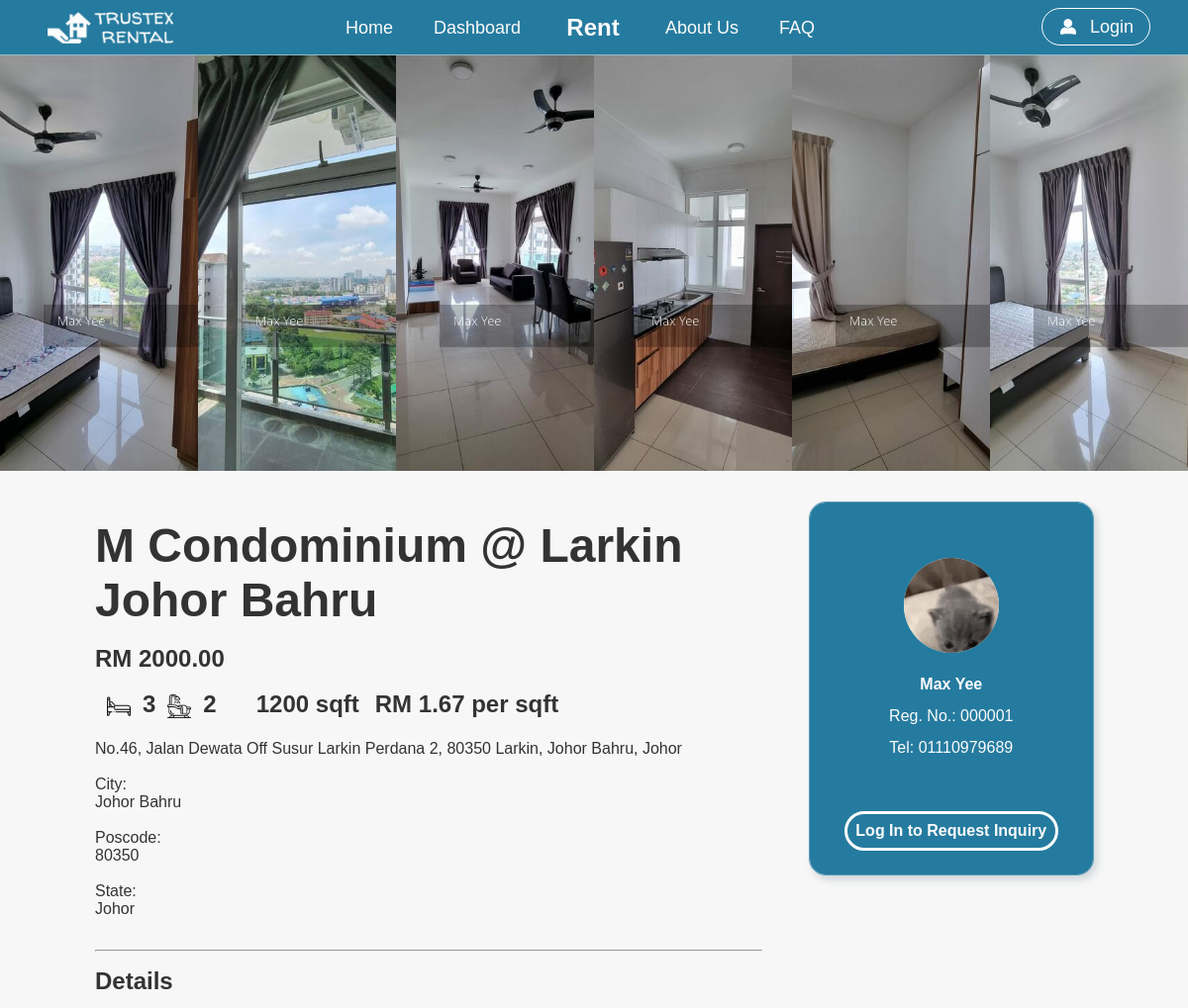
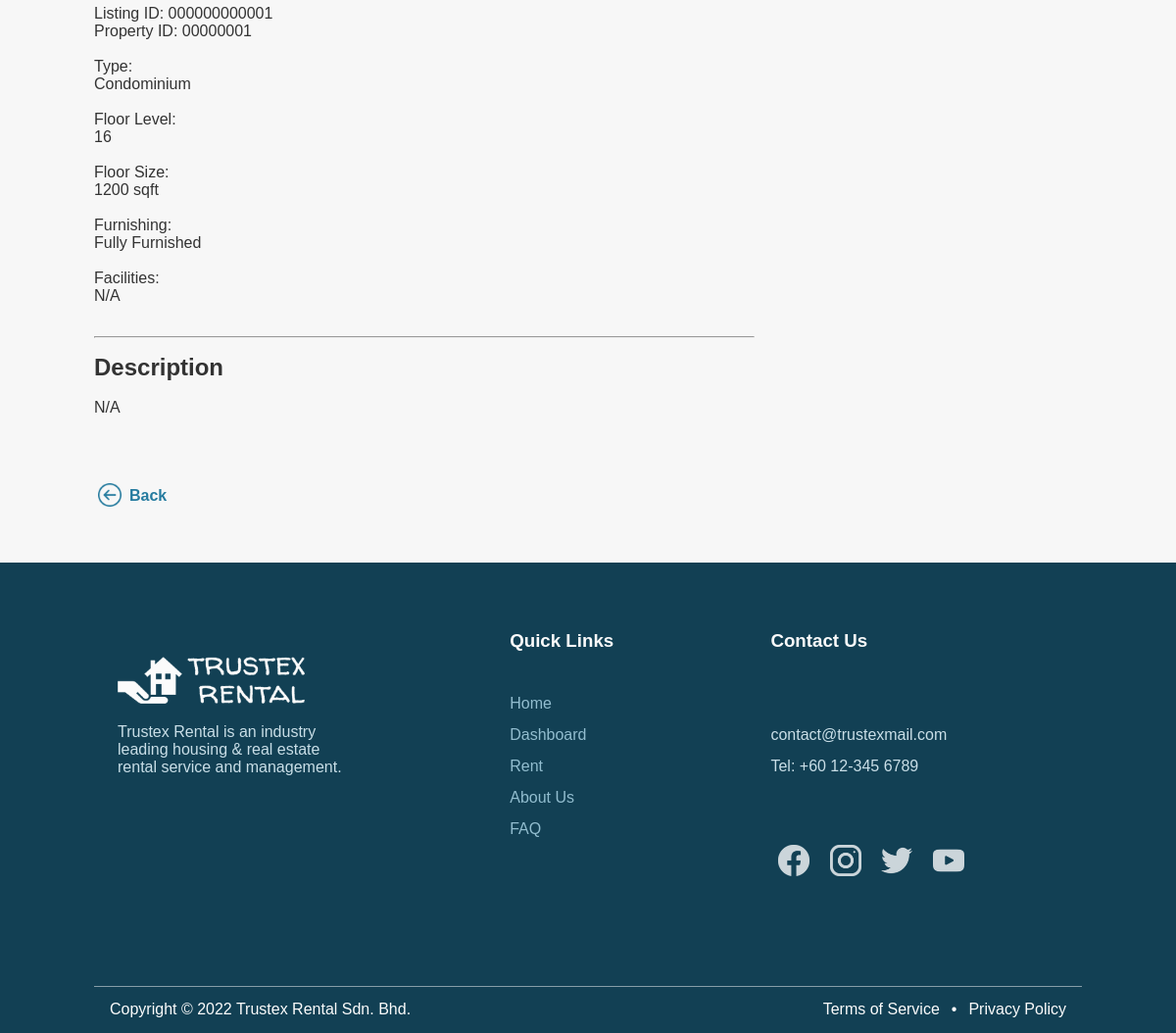
/listing.php?id=1, run on the app's committed database (2 pictures, top to bottom).
### tables this page shows
CREATE TABLE `listing` (
  `listingID` int(12) NOT NULL,
  `propertyID` int(6) NOT NULL,
  `listingTimestamp` timestamp NOT NULL DEFAULT current_timestamp() ON UPDATE current_timestamp()
);

CREATE TABLE `property` (
  `propertyID` int(6) NOT NULL,
  `landlordRegNo` int(6) NOT NULL,
  `propertyName` varchar(256) NOT NULL DEFAULT 'N/A',
  `propertyAddress` varchar(512) NOT NULL DEFAULT 'N/A',
  `propertyCity` varchar(64) NOT NULL DEFAULT 'N/A',
  `propertyPoscode` varchar(5) NOT NULL DEFAULT 'N/A',
  `propertyState` varchar(64) NOT NULL DEFAULT 'N/A',
  `propertyType` varchar(32) DEFAULT 'N/A',
  `propertyFloorLevel` int(2) DEFAULT NULL,
  `propertyFloorSize` int(6) DEFAULT NULL,
  `propertyNumRooms` int(2) NOT NULL,
  `propertyBathrooms` int(2) NOT NULL,
  `propertyFurnishing` varchar(32) DEFAULT 'N/A',
  `propertyFacilities` varchar(128) DEFAULT 'N/A',
  `propertyDesc` varchar(2048) DEFAULT 'N/A',
  `rentPrice` decimal(6,2) DEFAULT NULL
);

CREATE TABLE `user` (
  `userID` int(10) NOT NULL,
  `userName` varchar(32) NOT NULL,
  `userEmail` varchar(256) NOT NULL,
  `userPassword` varchar(256) NOT NULL,
  `userType` char(1) NOT NULL DEFAULT 'T',
  `userFName` varchar(32) NOT NULL,
  `userLName` varchar(32) NOT NULL,
  `userIC` varchar(12) NOT NULL,
  `userGender` char(1) NOT NULL,
  `userAddress` varchar(512) NOT NULL,
  `userPhoneNo` varchar(12) NOT NULL
);

CREATE TABLE `landlord` (
  `landlordRegNo` int(6) NOT NULL,
  `userID` int(10) NOT NULL,
  `administratorID` int(4) NOT NULL
);

### listing.php (the view, shortened to what this page needs)
<?php
  $list_id = $_GET['id'];
  include("dbconnect.php");
  $sql1 = "SELECT *
          FROM listing, property
          WHERE listing.propertyID = property.propertyID AND listing.listingID = '$list_id'";
  $result = mysqli_query($connect, $sql1) or die ("Error: ".mysqli_error());
  $sql2 = "SELECT *
           FROM listing, property, landlord, user
           WHERE listingID = '$list_id'
           AND listing.propertyID = property.propertyID
           AND landlord.landlordRegNo = property.landlordRegNo
           AND landlord.userID = user.userID";
  $landlord_result = mysqli_query($connect, $sql2) or die ("Error: ".mysqli_error());
  $listing = mysqli_fetch_assoc($result);
  $landlord = mysqli_fetch_assoc($landlord_result);
  $prop_id = $listing["propertyID"];
  $propertyName = $listing["propertyName"];
  $propertyAddress = $listing["propertyAddress"];
  $propertyCity = $listing["propertyCity"];
  $propertyPoscode = $listing["propertyPoscode"];
  $propertyState = $listing["propertyState"];
  $propertyType = $listing["propertyType"];
  $propertyFloorLevel = $listing["propertyFloorLevel"];
  $propertyFloorSize = $listing["propertyFloorSize"];
  $propertyNumRooms = $listing["propertyNumRooms"];
  $propertyBathrooms = $listing["propertyBathrooms"];
  $propertyFurnishing = $listing["propertyFurnishing"];
  $propertyFacilities = $listing["propertyFacilities"];
  $propertyDesc = $listing["propertyDesc"];
  $rentPrice = $listing["rentPrice"];
  $price_per_sqft = sprintf("%.2f",$rentPrice / $propertyFloorSize);
?>
<!DOCTYPE html>
<html>
  <body id="listing">
    <div class="default-container">
      <div class="property-images-container">
      <?php
        $dir = "assets/images/properties/property-" . sprintf('%06d', $prop_id) . "";
        $images = [];
        if ($f = opendir($dir)) {
          $i = 0;
          while (($file = readdir($f)) != false) {
            if ($file != '.' && $file != '..') {
              $images[$i] = "assets/images/properties/property-" . sprintf('%06d', $prop_id) . "/" . $file . "";
              $i++;
            }
          }
        }
        for ($i = 0; $i < count($images); $i++) {
      ?>
          <div class="property-banner-image">
            <image class="" src="<?php echo $images[$i] ?>">
          </div>
      <?php
        }
      ?>
      </div>
      <div class="container-margin listing-section-container">
        <div class="listing-section-left">
          <div class="listing-details">
            <h1><?php if ($propertyName != "") { echo $propertyName; } else { echo "N/A"; } ?></h1><br>
            <h2>RM <?php if ($rentPrice != "") { echo $rentPrice; } else { echo "N/A"; } ?></h2><br>
            <div class="listing-details-room">
              <image class="icon listing-details-room-icon" src="assets/icons/bed.png" alt="Bedroom icon">
                <h2><?php if ($propertyNumRooms != "") { echo $propertyNumRooms; } else { echo "N/A"; } ?></h2>
              </image>
              <image class="icon listing-details-room-icon" src="assets/icons/bath.png" alt="Bedroom icon">
                <h2><?php if ($propertyBathrooms != "") { echo $propertyBathrooms; } else { echo "N/A"; } ?></h2>
              </image>
              <div>
                <h2><?php if ($propertyFloorSize != "") { echo $propertyFloorSize; } else { echo "N/A"; } ?> sqft</h2>
                <h2>RM <?php if ($price_per_sqft != "") { echo $price_per_sqft; } else { echo "N/A"; } ?> per sqft</h2>
              </div>
            </div><br>
            <p><?php if ($propertyAddress != "") { echo $propertyAddress; } else { echo "N/A"; } ?></p><br>
            <label for="propertyCity">City: </label><br>
            <p><?php if ($propertyCity != "") { echo $propertyCity; } else { echo "N/A"; } ?></p><br>
            <label for="propertyPoscode">Poscode: </label><br>
            <p><?php if ($propertyPoscode != "") { echo $propertyPoscode; } else { echo "N/A"; } ?></p><br>
            <label for="propertyState">State: </label><br>
            <p><?php if ($propertyState != "") { echo $propertyState; } else { echo "N/A"; } ?></p>
          </div>
          <hr>
          <div class="listing-details">
            <h2>Details</h2><br>
            <p>Listing ID: <?php echo sprintf("%012d",$listing['listingID']) ?></p>
            <p>Property ID: <?php echo sprintf("%08d",$listing['propertyID']) ?></p><br>
            <label for="propertyType">Type: </label><br>
            <p><?php if ($propertyType != "") { echo $propertyType; } else { echo "N/A"; } ?></p><br>
            <label for="propertyFloorLevel">Floor Level: </label><br>
            <p><?php if ($propertyFloorLevel != "") { echo $propertyFloorLevel; } else { echo "N/A"; } ?></p><br>
            <label for="propertyFloorSize">Floor Size: </label><br>
            <p><?php if ($propertyFloorSize != "") { echo $propertyFloorSize; } else { echo "N/A"; } ?> sqft</p><br>
            <label for="propertyFurnishing">Furnishing: </label><br>
            <p><?php if ($propertyFurnishing != "") { echo $propertyFurnishing; } else { echo "N/A"; } ?></p><br>
            <label for="propertyFacilities">Facilities: </label><br>
            <p><?php if ($propertyFacilities != "") { echo $propertyFacilities; } else { echo "N/A"; } ?></p>
          </div>
          <hr>
          <div class="listing-details">
            <h2>Description</h2><br>
            <p><?php if ($propertyDesc != "") { echo $propertyDesc; } else { echo "N/A"; } ?></p><br>
          </div>
          <br>
          <?php
            if (isset($_SESSION['userType']) && $_SESSION['userType'] == 'L' && $_SESSION['landlordRegNo'] == $landlord['landlordRegNo']) {
          ?>
              <a class="return-dashboard" href="dashboard.php">
                <img src="assets/icons/back-button.png"></img>
                <h4>Return to Dashboard</h4>
              </a>
          <?php
            } else {
          ?>
              <a class="return-dashboard" href="index.php">
                <img src="assets/icons/back-button.png"></img>
                <h4>Back</h4>
              </a>
          <?php
            }
          ?>
        </div>
        <div class="listing-section-right">
          <?php
            if ((isset($_SESSION['landlordRegNo']) && $_SESSION['landlordRegNo'] == $landlord['landlordRegNo']) || $_SESSION['userType'] == 'A') {
          ?>
            <form class="listing-landlord-form" method="POST">
              <input class="property-edit-button" type="button" value="Manage Property" name="edit-property" onclick="location.href='property.php?id=<?php echo $listing['propertyID'] ?>&action=edit'">
              <input class="remove-listing-button" type="button" value="Remove Listing" name="remove-listing" onclick="toggleDeleteForm()">
              <input id="confirm-remove-listing" type="submit" value="" name="remove-listing" style="display: none;">
            </form>
          <?php
            } else {
          ?>
          <div class="landlord-info-container">
            <div class="landlord-propic-container">
              <div class="propic-container">
                <?php $landlord_propic = "assets/images/users/user-".sprintf('%010d', $landlord["userID"])."/profile-picture/profile-picture.png" ?>
                <image class="profile-pic" src="<?php echo $landlord_propic ?>" onerror="this.onerror=null; this.src='assets/images/profile-default.png'">
              </div>
            </div>
            <div class="landlord-details">
              <p><b><?php echo $landlord["userFName"] . " " . $landlord["userLName"] ?></b></p>
              <p>Reg. No.: <?php echo sprintf('%06d',$landlord["landlordRegNo"]) ?></p>
              <p>Tel: <?php echo $landlord["userPhoneNo"] ?></p>
            </div>
          <?php
              $button_link = "login.php";
              $button_text = "Log In to Request Inquiry";
              if (!(isset($_SESSION["userID"])) || !(isset($_SESSION['landlordRegNo'])) || $_SESSION['landlordRegNo'] != $landlord['landlordRegNo']) {
          ?>
            <a href="<?php echo $button_link ?>">
              <button class="request-button"><?php echo $button_text ?></button>
            </a>
          <?php
              }
            }
          ?>
          </div>
        </div>
      </div>
    </div>
  </body>
</html>

### data on the page
listing: propertyID.propertyName "M Condominium @ Larkin Johor Bahru", propertyID.rentPrice "2000.00", propertyID.propertyNumRooms "3", propertyID.propertyBathrooms "2", propertyID.propertyFloorSize "1200", propertyID.propertyFloorSize "1.67", propertyID.propertyAddress "No.46, Jalan Dewata Off Susur Larkin Perdana 2, 80350 Larkin, Johor Bahru, Johor", propertyID.propertyCity "Johor Bahru", propertyID.propertyPoscode "80350", propertyID.propertyState "Johor", listingID "000000000001", propertyID.propertyID "00000001", propertyID.propertyType "Condominium", propertyID.propertyFloorLevel "16", propertyID.propertyFurnishing "Fully Furnished", user.userFName "Max", user.userLName "Yee", landlord.landlordRegNo "000001", user.userPhoneNo "01110979689"

### other printed values
$button_text "Log In to Request Inquiry"
